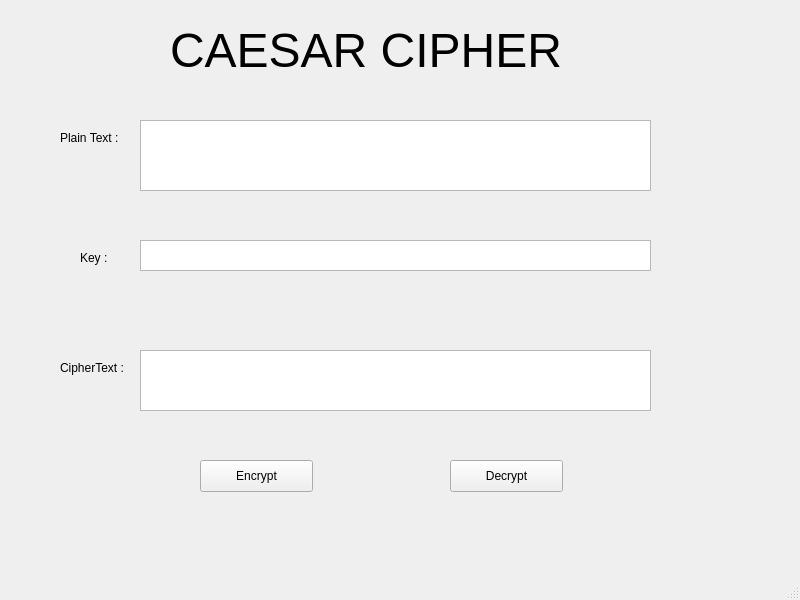
<?xml version="1.0" encoding="UTF-8"?>
<ui version="4.0">
 <class>MainWindow</class>
 <widget class="QMainWindow" name="MainWindow">
  <property name="geometry">
   <rect>
    <x>0</x>
    <y>0</y>
    <width>800</width>
    <height>600</height>
   </rect>
  </property>
  <property name="windowTitle">
   <string>MainWindow</string>
  </property>
  <widget class="QWidget" name="centralwidget">
   <widget class="QLabel" name="plaintext">
    <property name="geometry">
     <rect>
      <x>60</x>
      <y>130</y>
      <width>71</width>
      <height>16</height>
     </rect>
    </property>
    <property name="text">
     <string>Plain Text :</string>
    </property>
   </widget>
   <widget class="QLabel" name="key">
    <property name="geometry">
     <rect>
      <x>80</x>
      <y>250</y>
      <width>60</width>
      <height>16</height>
     </rect>
    </property>
    <property name="text">
     <string>Key :</string>
    </property>
   </widget>
   <widget class="QLabel" name="ciphertext">
    <property name="geometry">
     <rect>
      <x>60</x>
      <y>360</y>
      <width>81</width>
      <height>16</height>
     </rect>
    </property>
    <property name="text">
     <string>CipherText :</string>
    </property>
   </widget>
   <widget class="QPushButton" name="bt_encrypt">
    <property name="geometry">
     <rect>
      <x>200</x>
      <y>460</y>
      <width>113</width>
      <height>32</height>
     </rect>
    </property>
    <property name="text">
     <string>Encrypt</string>
    </property>
   </widget>
   <widget class="QPushButton" name="bt_decrypt">
    <property name="geometry">
     <rect>
      <x>450</x>
      <y>460</y>
      <width>113</width>
      <height>32</height>
     </rect>
    </property>
    <property name="text">
     <string>Decrypt</string>
    </property>
   </widget>
   <widget class="QLabel" name="tieuDe">
    <property name="geometry">
     <rect>
      <x>170</x>
      <y>10</y>
      <width>461</width>
      <height>81</height>
     </rect>
    </property>
    <property name="font">
     <font>
      <pointsize>36</pointsize>
     </font>
    </property>
    <property name="text">
     <string>CAESAR CIPHER</string>
    </property>
   </widget>
   <widget class="QTextEdit" name="txt_plaintext">
    <property name="geometry">
     <rect>
      <x>140</x>
      <y>120</y>
      <width>511</width>
      <height>71</height>
     </rect>
    </property>
   </widget>
   <widget class="QTextEdit" name="txt_key">
    <property name="geometry">
     <rect>
      <x>140</x>
      <y>240</y>
      <width>511</width>
      <height>31</height>
     </rect>
    </property>
   </widget>
   <widget class="QTextEdit" name="txt_ciphertext">
    <property name="geometry">
     <rect>
      <x>140</x>
      <y>350</y>
      <width>511</width>
      <height>61</height>
     </rect>
    </property>
   </widget>
  </widget>
  <widget class="QMenuBar" name="menubar">
   <property name="geometry">
    <rect>
     <x>0</x>
     <y>0</y>
     <width>800</width>
     <height>26</height>
    </rect>
   </property>
  </widget>
  <widget class="QStatusBar" name="statusbar"/>
 </widget>
 <resources/>
 <connections/>
</ui>
